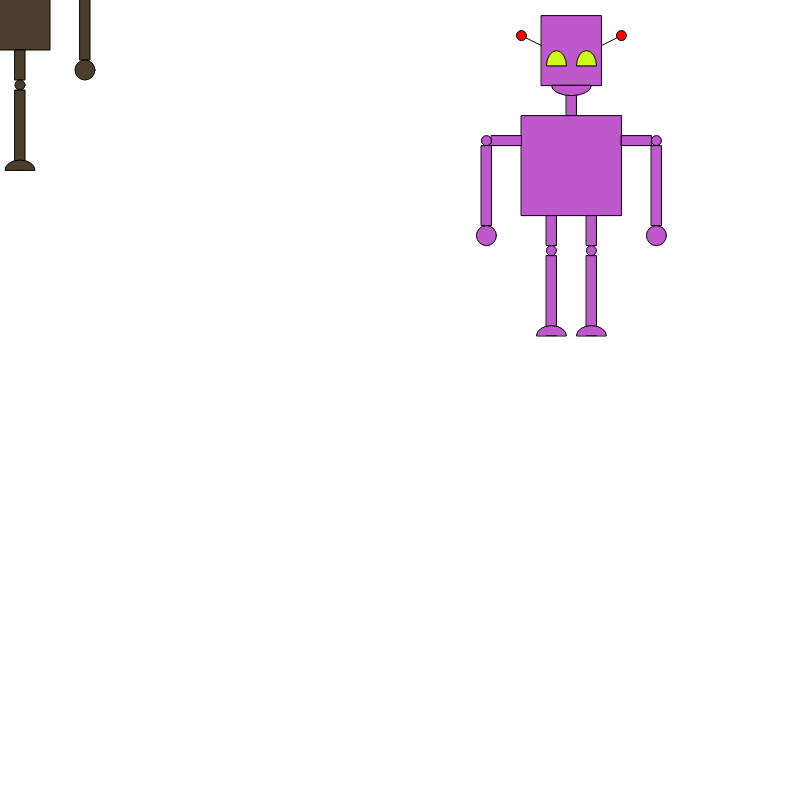
Frame 1 (no input)
Frame 60 (no input): identical to frame 1, image omitted
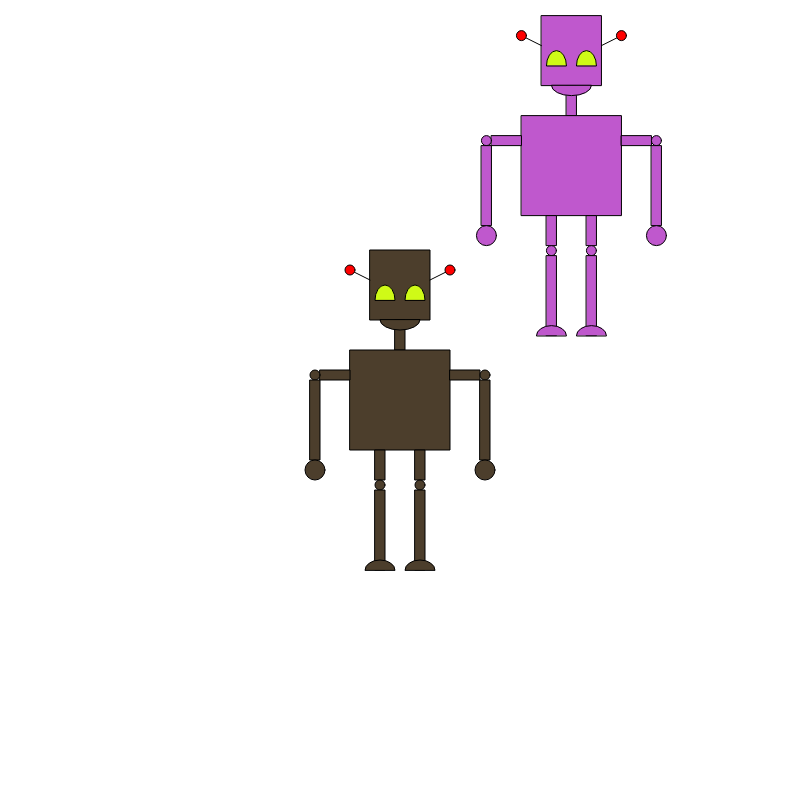
Frame 120 (the mouse pressed at the canvas centre since frame 60)

The p5.js sketch that drew these frames (run headless with seeded random() and noise() and a simulated clock; from frame 60 on, the mouse is pressed at the canvas centre):

// p5.js sketch
// ── sketch.js
let randomX;
let randomY;
let randomColor;
let randomColor2;

function setup() {
    createCanvas(800, 800);
    rectMode(CENTER);
    randomX = random(width);
    randomY = random(height);
    randomColor = randomColour();
    randomColor2 = randomColour();
}

function draw() {
    background(255);
    robot(mouseX, mouseY, randomColor2);
    robot(randomX, randomY, randomColor);
}

function randomColour() {
    return color(random(255), random(255), random(255));
}

function robot(centreX, centreY, bodyColour) {
    fill(bodyColour);
    // Head
    rect(centreX, centreY - 115, 60, 70);
    // Neck
    rect(centreX, centreY - 65, 10, 30);
    // Mouth
    arc(centreX, centreY - 80, 40, 20, 0, PI, CHORD);
    // Torso
    square(centreX, centreY, 100);
    // Left arm
    rect(centreX + 65, centreY - 25, 30, 10);
    circle(centreX + 85, centreY - 25, 10);
    rect(centreX + 85, centreY + 20, 10, 80);
    circle(centreX + 85, centreY + 70, 20);
    // Right arm
    rect(centreX - 65, centreY - 25, 30, 10);
    circle(centreX - 85, centreY - 25, 10);
    rect(centreX - 85, centreY + 20, 10, 80);
    circle(centreX - 85, centreY + 70, 20);
    // Left leg
    rect(centreX + 20, centreY + 65, 10, 30);
    circle(centreX + 20, centreY + 85, 10);
    rect(centreX + 20, centreY + 130, 10, 80);
    arc(centreX + 20, centreY + 170, 30, 20, PI, TWO_PI, CHORD);
    // Right leg
    rect(centreX - 20, centreY + 65, 10, 30);
    circle(centreX - 20, centreY + 85, 10);
    rect(centreX - 20, centreY + 130, 10, 80);
    arc(centreX - 20, centreY + 170, 30, 20, PI, TWO_PI, CHORD);
    // Eyes
    fill(207, 250, 23);
    arc(centreX - 15, centreY - 100, 20, 30, PI, TWO_PI, CHORD);
    arc(centreX + 15, centreY - 100, 20, 30, PI, TWO_PI, CHORD);
    // Antennae
    line(centreX + 30, centreY - 120, centreX + 50, centreY - 130);
    line(centreX - 30, centreY - 120, centreX - 50, centreY - 130);
    fill(255, 0, 0);
    circle(centreX + 50, centreY - 130, 10);
    circle(centreX - 50, centreY - 130, 10);
}
// ── robertTheRobot.html
<!DOCTYPE html>
<html lang="en">
  <head>
    <meta charset="utf-8" />
    <meta name="viewport" content="width=device-width, initial-scale=1.0">

    <title>W3 Lecture 2 - robertTheRobotV0</title>

    <link rel="stylesheet" type="text/css" href="./lib/main-styles.css">

    <script src="./lib/p5.js"></script>
  </head>

  <body>
    <script src="sketch.js"></script>
  </body>
</html>
